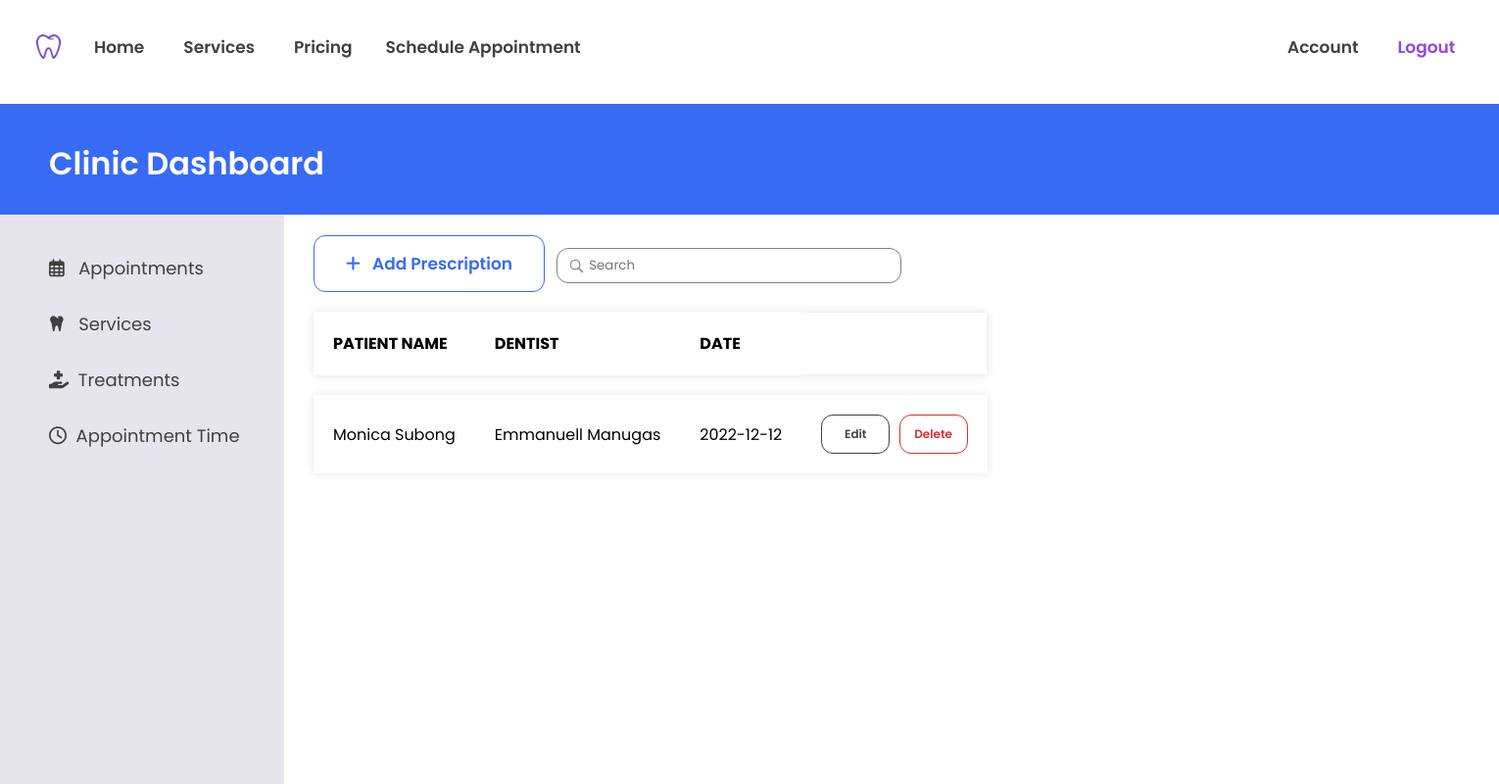
Page /web_pages/php/manageprescription.php (signed in) on the committed database.
### tables this page shows
CREATE TABLE `prescription` (
  `presid` int(11) NOT NULL,
  `dentistid` varchar(20) NOT NULL,
  `patientid` varchar(20) NOT NULL,
  `date` date NOT NULL,
  `med` text NOT NULL
);

CREATE TABLE `user` (
  `userid` varchar(20) NOT NULL,
  `username` varchar(20) NOT NULL,
  `fname` varchar(20) NOT NULL,
  `lname` varchar(20) NOT NULL,
  `gender` varchar(6) NOT NULL,
  `birthdate` date NOT NULL,
  `email` varchar(50) NOT NULL,
  `contactnum` varchar(15) NOT NULL,
  `password` tinytext NOT NULL,
  `role` varchar(20) NOT NULL DEFAULT 'regular_user'
);

### web_pages/php/manageprescription.php (the view, shortened to what this page needs)
<?php
include_once "navbar.php";
 ?>
<!DOCTYPE html>
<html lang="en" dir="ltr">
  <head>
	<link rel="stylesheet" href="../css/dashboard.css">
  </head>
  <body>
	<h1>Clinic Dashboard</h1>
	<div class="sidebar">
		<a href="manageappointment.php"><i class="far fa-calendar-alt"></i>&nbsp;&nbsp; Appointments</a>
		<a href="manageservice.php"><i class="fas fa-tooth"></i>&nbsp;&nbsp; Services</a>
		<a href="managetreatment.php"><i class="fas fa-hand-holding-medical"></i>&nbsp; Treatments</a>
		<a href="appointmentschedule.php"><i class="far fa-clock"></i>&nbsp;&nbsp;Appointment Time</a>
	</div>
	<div class="section">
    <button id="add" value="add"><i class="fas fa-plus"></i>&nbsp;&nbsp; Add Prescription</button>
    <input type="text" name="" value="" id="search" placeholder="Search">
    <div class="" id="reloadsection">
      <table>
        <tr>
          <th>PATIENT NAME</th>
          <th>DENTIST</th>
          <th>DATE</th>
        </tr>
        <?php
        $sql = "SELECT * FROM prescription ORDER BY presid DESC";
        $res = mysqli_query($conn,$sql);
        if(mysqli_num_rows($res) > 0){
        while($prescription = mysqli_fetch_assoc($res)){
          $presid = $prescription['presid'];
          $patientid = $prescription['patientid'];
          $dentistid = $prescription['dentistid'];
          $date = $prescription['date'];
          $sql = "SELECT * FROM user where userid = '$patientid' ";
          $userres = mysqli_query($conn,$sql);
          if(mysqli_num_rows($userres) > 0){
          while($user = mysqli_fetch_assoc($userres)){
            $fname = $user['fname'];
            $lname = $user['lname'];
            $patientfullname = $fname." ".$lname;
          }
        }
        $sql = "SELECT * FROM user where userid = '$dentistid' ";
        $userres = mysqli_query($conn,$sql);
        if(mysqli_num_rows($userres) > 0){
        while($user = mysqli_fetch_assoc($userres)){
          $fname = $user['fname'];
          $lname = $user['lname'];
          $dentistfullname = $fname." ".$lname;
        }
      }
          ?>
          <tr>
            <td><?= $patientfullname?></td>
            <td><?= $dentistfullname?></td>
            <td><?= $date?></td>
            <td><button class="btn1" id="edit" value="<?= $presid."_".$patientfullname."_".$dentistfullname."_".$date?>">Edit</button>
				<button class="btnx" id="delete" value="<?= $presid?>">Delete</button></td>
          </tr>
     <?php   }
      }
         ?>
    </div>
	</div>
  </body>
</html>

### web_pages/css/navbar.css (style rules this page uses)
body { overflow-x: hidden; }

### web_pages/css/dashboard.css (style rules this page uses)
body { font-family: 'Poppins', sans-serif; }
h1 { position: fixed; width: 100%; z-index: -1; margin: 20px -8px; color: white; padding: 115px 50px 28px 50px; background-color: #376BF4; background-position: -50px; font-weight: 600; }
.sidebar { height: 100%; width: 290px; position: fixed; z-index: -4; top: 218.5px; left: 0; background-color: #E6E4EC; overflow-x: hidden; padding-top: 26px; }
.sidebar a { padding: 15px 8px 15px 50px; text-decoration: none; font-size: 18px; color: #404040; display: block; }
.section { position: absolute; left: 320px; top: 240px; z-index: -2; width: 100%; }
table { border-collapse: separate; border-spacing: 0px 20px; }
tr { background-color: #ffffff; box-shadow: 0px 0px 9px 0px rgba(0,0,0,0.1); }
th { padding: 20px 20px; text-align: left; }
td { padding: 20px 20px; border-spacing: 0px 0px 20px 0px; }
.btn1 { color: #404040; background-color: white; border: 1px solid #404040; padding: 10px 0px; width: 70px; text-align: center; font-size: 12px; font-family: inherit; font-weight: 600; text-decoration: none; border-radius: 12px; transition: 0.4s; margin-right: 5px; }
.btnx { color: #D63030; background-color: white; border: 1px solid #D63030; padding: 10px 0px; width: 70px; text-align: center; font-size: 12px; font-family: inherit; font-weight: 600; text-decoration: none; border-radius: 12px; transition: 0.4s; }
#add { color: #376BF4; background-color: white; border: 1px solid #376BF4; padding: 15px 32px; text-align: center; font-size: 17px; font-family: inherit; font-weight: 600; text-decoration: none; border-radius: 12px; transition: 0.4s; }
input#search { font-family: inherit; padding: 7px 12px 7px 32px; border-radius: 12px; border: solid gray 1px; margin: 8px; width: 20%; background-image: url('../images/search.png'); background-size: 20px; background-position: 9px; background-repeat: no-repeat; }

### rows in the picture
prescription: patientid.lname "Monica Subong", dentistid.lname "Emmanuell Manugas", date "2022-12-12", $presid 14 (drawn)
